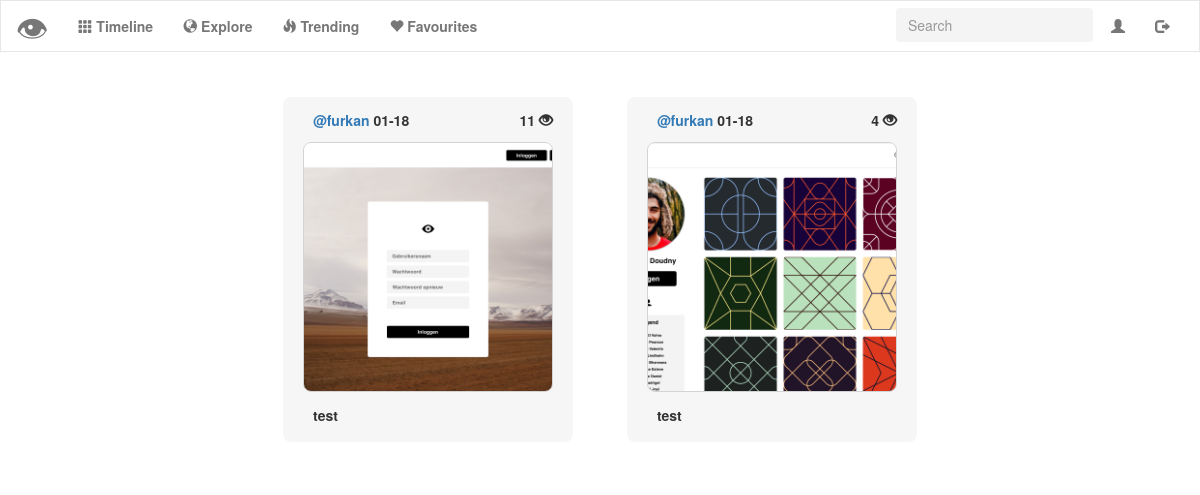
The page /trending (signed in) on the database as committed earlier.
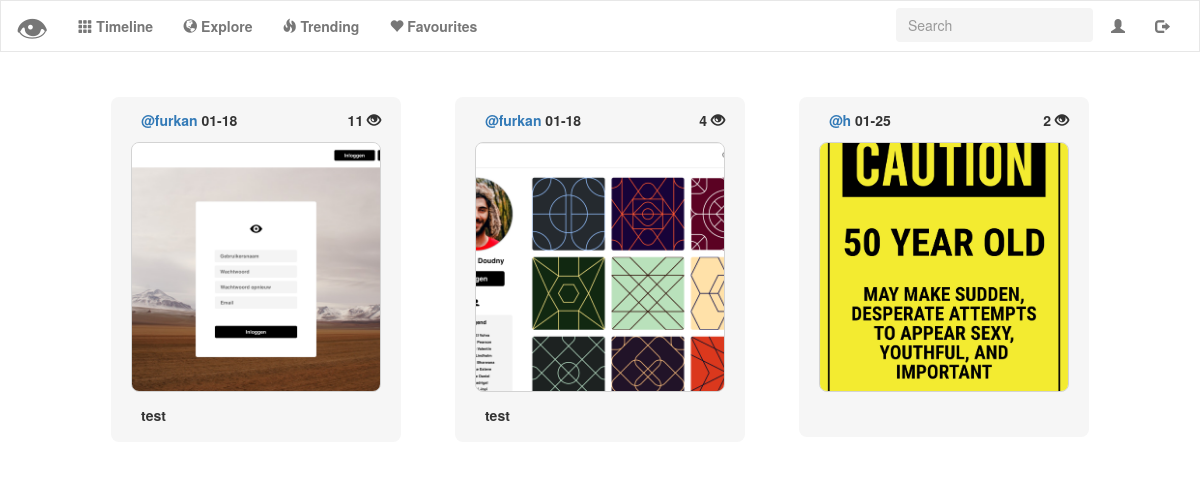
The same page on the database as committed later.
### tables this page shows
CREATE TABLE 'uploads' ('id' integer PRIMARY KEY AUTOINCREMENT NOT NULL, 'user_id' integer NOT NULL, 'upload' text NOT NULL, 'description' text NOT NULL, 'timestamp' double precision NOT NULL DEFAULT CURRENT_TIMESTAMP, 'username'  text NOT NULL  , 'score' INTEGER NOT NULL DEFAULT 0);

### application.py (the view)
@app.route("/trending")
def trending():
    trendingphotos = []
    all_recents = get_all_recents()
    for p in all_recents:
        if p["score"] >= 2:
            trendingphotos.append(p)
    trendingphotos.sort(key=lambda d: d['score'], reverse=True)
    if len(trendingphotos) == 0:
        flash("There aren't any trending pictures!")
        return render_template("trending.html")
    return render_template("trending.html", trendingphotos=trendingphotos, user_id=session["user_id"])

### helpers.py (called while the page is built)
def get_all_recents():
    all_recents = db.execute("SELECT * FROM uploads WHERE DATE(timestamp) >= DATE('now', 'weekday 0', '-20 days')")
    all_recents = change_timestamp(all_recents)
    return all_recents

def change_timestamp(post_list):
    for post in post_list:
        date = post["timestamp"]
        date = date[5:11]
        post["timestamp"] = date
    return post_list

### templates/trending.html (shortened to what this page needs)
{% extends "layout.html" %}
{% block main %}
<div class="col-lg-12 col-md-12 col-sm-12 col-xs-12">
    {% for post in trendingphotos %}
        <button name="modal" class="photo_modal trending_modal" id="account-photo-modal" data-toggle="modal" data-target="#photomodal{{ post.id }}">
            <label for="modal">
                <div class="account-photo-description">
                    <a href="{{ url_for('profile', username=post.username) }}"><label id="username">{{ post.username }} </label></a>
                    <label id="timestamp">{{ post.timestamp }} </label>
                    <label id="score-profile">{{ post.score }} <span class="glyphicon glyphicon-eye-open"></span></label>
                </div>
                <img src="/upload/{{ post.upload }}" class="img-responsive trending-image">
                <div class="account-photo-bottom-description">
                    <label id="discription">{{ post.description }} </label>
                </div>
            </label>
        </button>
    {% endfor %}
  </div>
{% endblock %}

### templates/layout.html (shortened to what this page needs)
<!DOCTYPE html>
<html lang="en">
    <head>
        <link href="https://maxcdn.bootstrapcdn.com/bootstrap/3.3.7/css/bootstrap.min.css" rel="stylesheet"/>
        <link href="{{ url_for('static', filename='styles.css') }}" rel="stylesheet"/>
    </head>
    <body>
            <nav class="navbar navbar-default" id="navigation">
                <div class="container-fluid">
                    <div class="navbar-header">
                        <a class="navbar-brand" href="{{ url_for('index') }}"><font size="+3">👁</font></a>
                    </div>
                    <div class="collapse navbar-collapse" id="navbar">
                        {% if session.user_id %}
                            <ul class="nav navbar-nav">
                                <li><a href="{{ url_for('timeline') }}"><span class="glyphicon glyphicon-th"></span><b> Timeline</b></a></li>
                                <li><a href="{{ url_for('index') }}"><span class="glyphicon glyphicon-globe"></span><b> Explore</b></a></li>
                                <li><a href="{{ url_for('trending') }}"><span class="glyphicon glyphicon-fire"></span><b> Trending</b></a></li>
                                <li><a href="{{ url_for('favourites') }}"><span class="glyphicon glyphicon-heart"></span><b> Favourites</b></a></li>
                            </ul>
                            <ul class="nav navbar-nav navbar-right">
                                <li><a href="{{ url_for('account') }}"><span class="glyphicon glyphicon-user"></span></a></li>
                                <li><a href="{{ url_for('logout') }}"><span class="glyphicon glyphicon-log-out"></span></a></li>
                            </ul>
                            <ul class="nav navbar-nav navbar-right">
                                <li><input autocomplete="off" class="form-control" onkeypress="keypress(event);" name="lookup" id="searchbar" placeholder="Search" type="text"></li>
                            </ul>
                        {% else %}
                            <ul class="nav navbar-nav navbar-right">
                                <li><a href="{{ url_for('register') }}">Register</a></li>
                                <li><a href="{{ url_for('login') }}">Log In</a></li>
                            </ul>
                        {% endif %}
                    </div>
                </div>
            </nav>
        <div class="container">
            <main>
                {% block main %}{% endblock %}
            </main>
        </div>
    </body>
</html>

### static/styles.css (style rules this page uses)
.container { margin-left: auto; margin-right: auto; text-align: center; }
.navbar { z-index: 999; }
input { background-color: rgba(244,244,244,1) !important; border:none !important; -webkit-box-shadow: none !important; box-shadow: none !important; }
main img { max-width: 100%; }
#navigation { background-color: #FFF !important; border-radius: 0 !important; }
#searchbar { margin:7px; max-width:95%; }
.img-responsive { border: 0.5px solid lightgray; object-fit: cover; width:250px !important; height:250px !important; border-radius: 8px; }
.photo_modal { background-color: white; border: 0px; }
@media only screen and (min-width: 800px) { .trending-image { width: 200px; height: 200px; } }
#score-profile { padding-right: 0px !important; float:right; }
#account-photo-modal { background-color: rgba(246,246,246,1); padding: 20px; border-radius: 8px; margin-bottom: 25px; }
.account-photo-description { text-align: left; margin-left: 10px; position: relative; top: 30%; transform: translateY(-30%); -webkit-transform: translateY(-30%); }
.account-photo-bottom-description { text-align: left; margin-left: 10px; position: relative; top: 50%; transform: translateY(50%); -webkit-transform: translateY(50%); }
.trending_modal { margin: 25px; }

Rows that differ between the two databases and show on the page:
now on this page (row edited): uploads: username "@h", timestamp "01-25", score "2", upload (picture)
